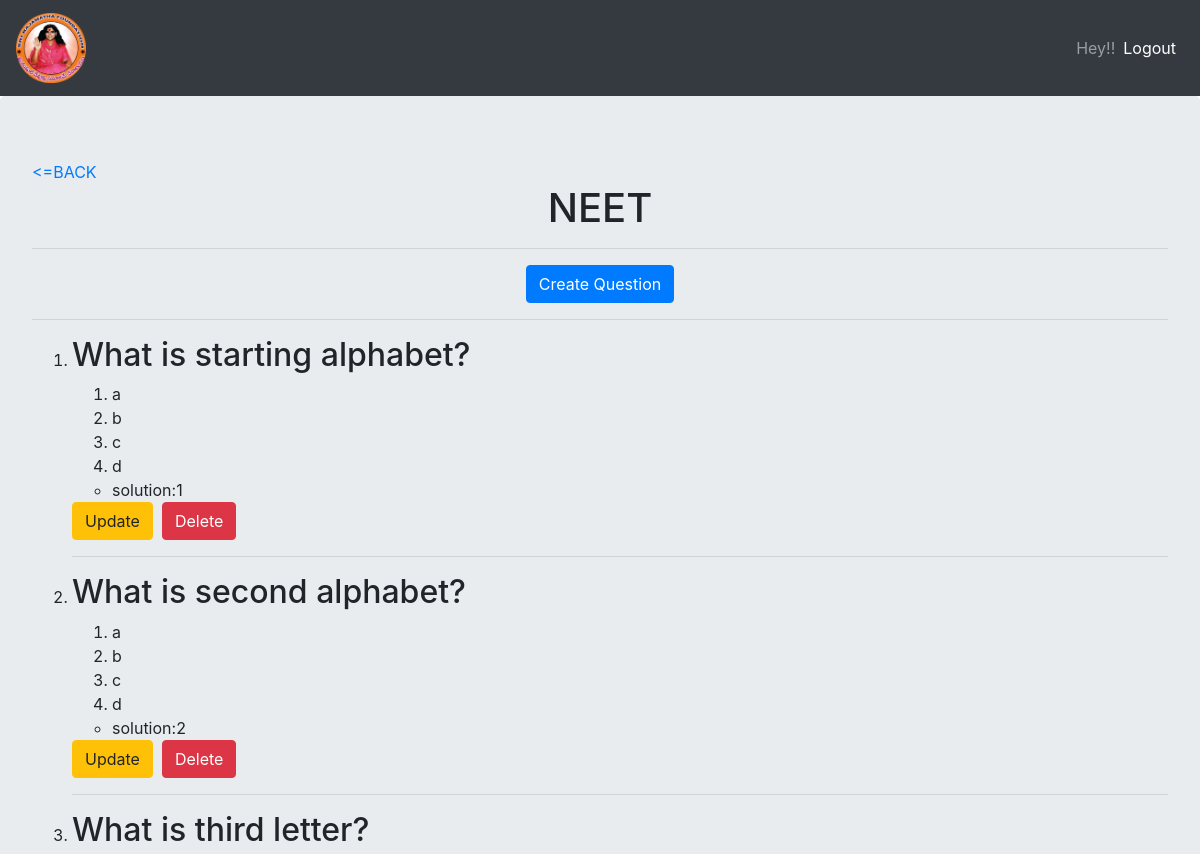
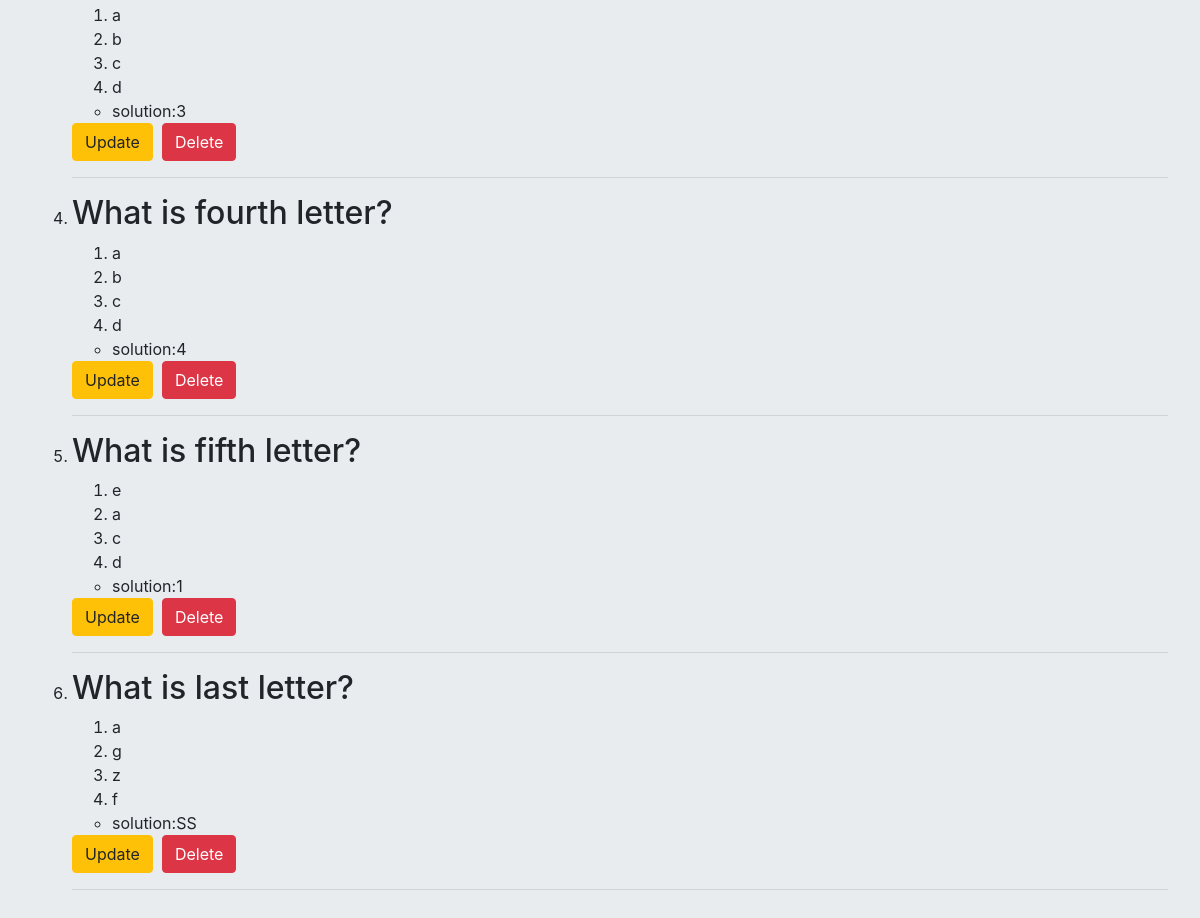
/exams/1 (signed in), run on the app's committed database (2 pictures, top to bottom).
### exam/models.py (models this page shows)
class Exam(models.Model):
    name=models.CharField(max_length=200)
    price=models.IntegerField(default=0)
    time_limit=models.IntegerField(default=0)
    def __str__(self):
        return self.name

class Questions(models.Model):
    SOLUTION_CHOICES=[
        ("SS","SELECT SOLUTION"),
        ("1","1"),
        ("2","2"),
        ("3","3"),
        ("4","4"),
    ]
    exam=models.ForeignKey(Exam,on_delete=models.CASCADE)
    name=models.CharField(max_length=200)
    option1=models.CharField(max_length=200)
    option2=models.CharField(max_length=200)
    option3=models.CharField(max_length=200)
    option4=models.CharField(max_length=200)
    solution=models.CharField(max_length=2,choices=SOLUTION_CHOICES,default="SS")
    def __str__(self):
        return self.name

### exam/views.py (the view)
# urls.py: path('exams/<int:pk>',views.exam_detail,name="exam_detail"),
@user_passes_test(lambda u: u.is_superuser)
def exam_detail(request,pk):
    exam=get_object_or_404(Exam,id=pk)
    questions=exam.questions_set.all()
    return render(request,'exam/exam-deatil.html',{'exam':exam,'questions':questions})

### templates/exam/exam-deatil.html
{% extends 'base.html' %}
{% block content %}
<div class="jumbotron">
  <a href="{% url 'exam:index'%}"><=BACK</a>
  <h1 style="text-align:center;">{{exam}}</h1>
  <hr>
  <center><a href="{% url 'exam:createquestion' exam.id %}" class="btn btn-primary">Create Question</a></center>
  <hr>
  <ol>
    {% for question in questions %}
    <li><h2>{{question}}</h2>
      <ol>
        <li>{{question.option1}}</li>
        <li>{{question.option2}}</li>
        <li>{{question.option3}}</li>
        <li>{{question.option4}}</li>
      </ol>
      <ul>
        <li>solution:{{question.solution}}</li>
      </ul>
      <a href="{% url 'exam:updatequestion' question.id %}" class="btn btn-warning">Update</a>&nbsp&nbsp<a href="{% url 'exam:deletequestion' question.id %}" class="btn btn-danger">Delete</a>
      <hr>
    </li>
    {% endfor %}
  </ol>
</div>
{% endblock %}

### data on the page
Exam: name "NEET"
Questions: name "What is starting alphabet?", option1 "a", option2 "b", option3 "c", option4 "d", solution "1"
Questions: name "What is second alphabet?", option1 "a", option2 "b", option3 "c", option4 "d", solution "2"
Questions: name "What is third letter?", option1 "a", option2 "b", option3 "c", option4 "d", solution "3"
Questions: name "What is fourth letter?", option1 "a", option2 "b", option3 "c", option4 "d", solution "4"
Questions: name "What is fifth letter?", option1 "e", option2 "a", option3 "c", option4 "d", solution "1"
Questions: name "What is last letter?", option1 "a", option2 "g", option3 "z", option4 "f", solution "SS"
